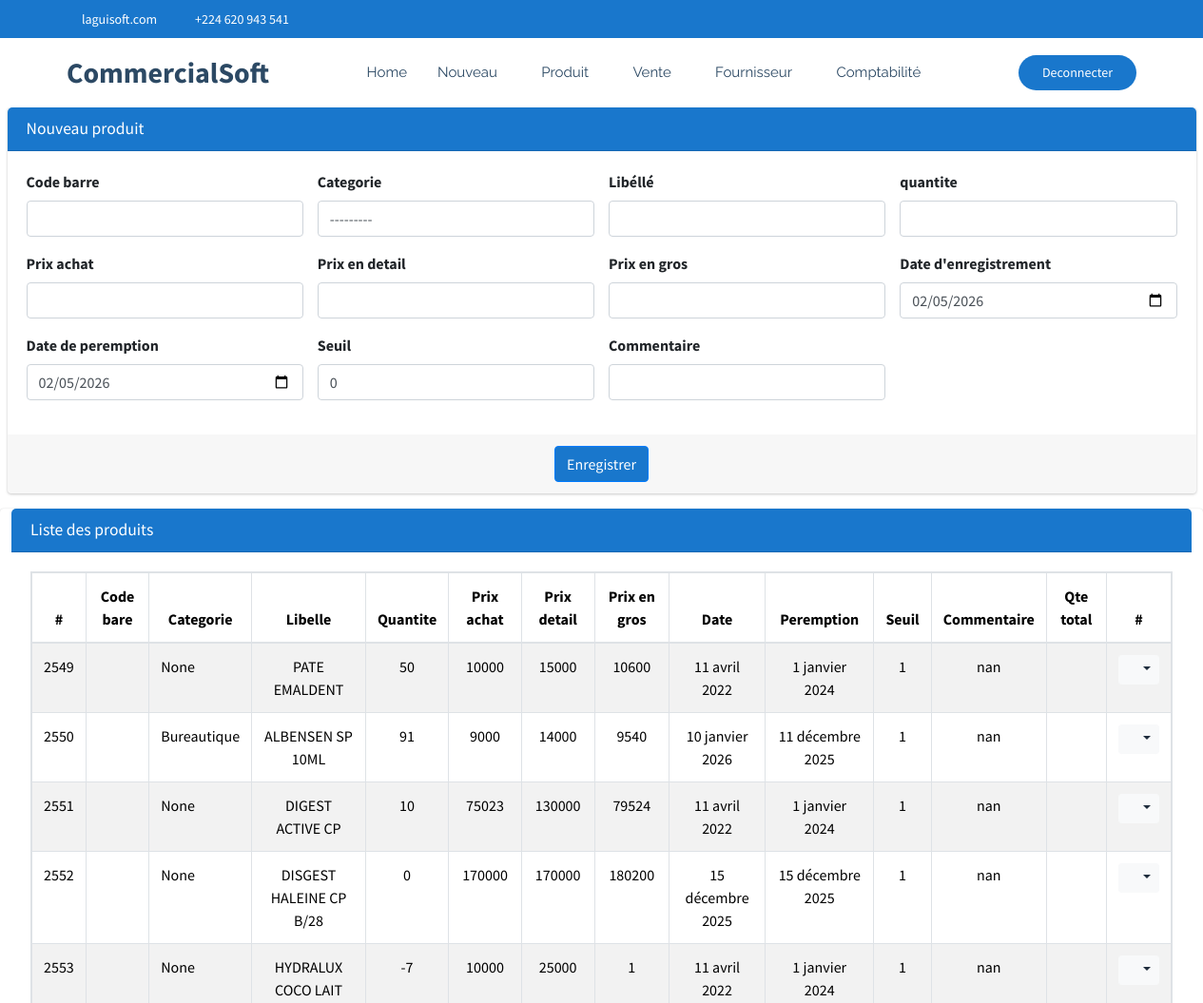
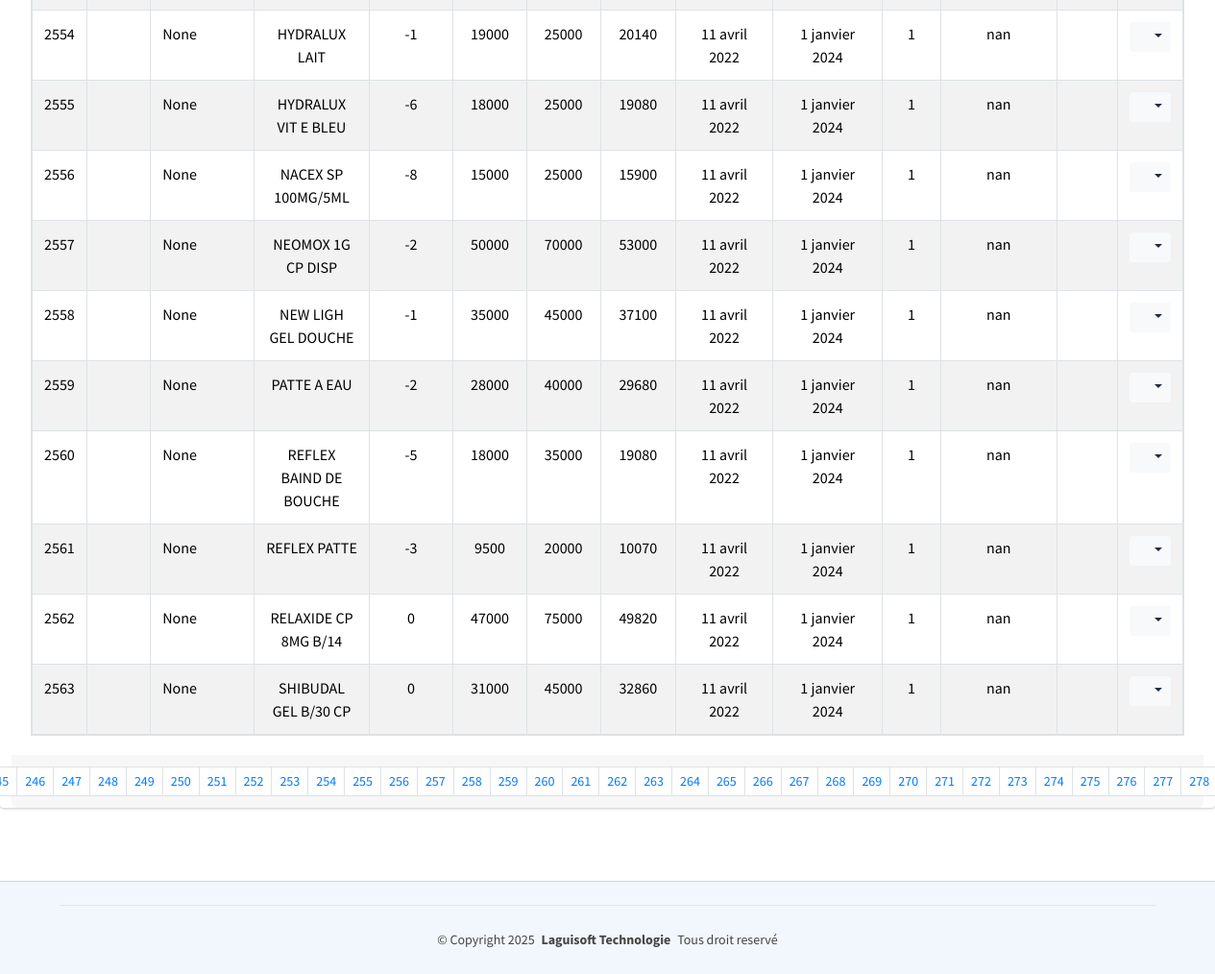
The page /commerce/produit/ (signed in) on the database its author committed (2 pictures, top to bottom).
### CommercialSoft/models.py (models this page shows, shortened)
class Produit(models.Model):
    codebare=models.CharField(max_length=100, unique=True, null=True, blank=True)
    categorie=models.ForeignKey(Categorie, on_delete=models.SET_NULL, null=True, blank=True)
    libelle=models.CharField(max_length=60, unique=True)
    quantite=models.IntegerField()
    prixAchat=models.DecimalField(max_digits=30, decimal_places=0)
    prixEnGros=models.DecimalField(max_digits=30, decimal_places=0)
    prixDetail=models.DecimalField(max_digits=30, decimal_places=0)
    autrePrix=models.DecimalField(max_digits=30, decimal_places=0, default=0)
    date=models.DateField(default=timezone.now)
    datePeremption=models.DateField(default=timezone.now)
    seuil=models.PositiveIntegerField(default=0)
    commentaire=models.CharField(max_length=60, null=True, blank=True)
    quantiteTotal=models.PositiveBigIntegerField(default=0)

class Categorie(models.Model):
    nom=models.CharField(max_length=30, unique=True)
    def __str__(self):
        return self.nom

### CommercialSoft/views.py (the view)
# urls.py: path('produit/', views.produit_list_create,name="commerce_produit"),
@login_required
def produit_list_create(request):
    if request.method == "POST":
        form = ProduitForm(request.POST)
        if form.is_valid():
            form.save()  # Sauvegarder après modification
            messages.success(request, "Produit créée avec succès !")
            return redirect('commerce_produit')
        else:
            messages.error(request, "Erreur lors de la création de la produit.")
    else:
        form = ProduitForm()
    produit = Produit.objects.all().order_by('id')
    paginator = Paginator(produit, 15)
    page = request.GET.get('page')
    paginated = paginator.get_page(page)
    return render(request, 'CommercialSoft/produit.html', {'form': form,'listes': paginated})

### CommercialSoft/forms.py
class ProduitForm(forms.ModelForm):
    class Meta:
        model = Produit
        fields = ['codebare','categorie','libelle','quantite','prixAchat','prixDetail','prixEnGros','date','datePeremption','seuil','commentaire']
        widgets = {
            'codebare': forms.TextInput(attrs={'class': 'form-control'}),
            'categorie': forms.Select(attrs={'class': 'form-control'}),
            'libelle': forms.TextInput(attrs={'class': 'form-control'}),
            'quantite': forms.NumberInput(attrs={'class': 'form-control'}),
            'prixAchat': forms.NumberInput(attrs={'class': 'form-control'}),
            'prixDetail': forms.NumberInput(attrs={'class': 'form-control'}),
            'prixEnGros': forms.NumberInput(attrs={'class': 'form-control'}),
            'date': forms.DateInput(attrs={'class': 'form-control', 'type': 'date','id':'idDateEnregistrement'}),
            'datePeremption': forms.DateInput(attrs={'class': 'form-control', 'type': 'date','id':'idDatePeremption'}),
            'seuil': forms.NumberInput(attrs={'class': 'form-control'}),
            'commentaire': forms.TextInput(attrs={'class': 'form-control'}),
        }

### CommercialSoft/templates/CommercialSoft/produit.html (shortened to what this page needs)
{% extends "CommercialSoft/starter-page.html" %}
{% load static %}
{% block css %}
    <link rel="stylesheet" href="{% static 'autre/plugins/fontawesome-free/css/all.min.css' %}">
    <link rel="stylesheet" href="https://code.ionicframework.com/ionicons/2.0.1/css/ionicons.min.css">
  <link rel="stylesheet" href="{% static 'autre/plugins/sweetalert2-theme-bootstrap-4/bootstrap-4.min.css' %}">
    <link rel="stylesheet" href="{% static 'autre/dist/css/adminlte.min.css' %}">
    <link rel="stylesheet" href="{% static 'autre/plugins/toastr/toastr.min.css' %}">
{% endblock %}
{% block corp %}
<section class="content pt-0">
  <div class="container-fluid">
    <div class="row">
      <div class="col-md-12">
        <div class="card card-primary">
          <div class="card-header">
            <h3 class="card-title">Nouveau produit</h3>
          </div>
          <form role="form" action="{% url 'commerce_produit' %}" method="post" id="patientForm">
            <div class="card-body">
              <div class="row">
                <div class="col-md-6 col-lg-3">
                  <div class="form-group">
                    <label for="codebare">Code barre</label>
                    {{ form.codebare }}
                  </div>
                </div>
                <div class="col-md-6 col-lg-3">
                  <div class="form-group">
                    <label for="categorie">Categorie</label>
                    {{ form.categorie }}
                  </div>
                </div>
                <div class="col-md-6 col-lg-3">
                  <div class="form-group">
                    <label for="libelle">Libéllé</label>
                    {{ form.libelle }}
                  </div>
                </div>
                <div class="col-md-6 col-lg-3">
                  <div class="form-group">
                    <label for="age">quantite</label>
                    {{ form.quantite }}
                  </div>
                </div>
              </div>
              <div class="row">
                <div class="col-md-6 col-lg-3">
                  <div class="form-group">
                    <label for="prixAchat">Prix achat</label>
                    {{ form.prixAchat }}
                  </div>
                </div>
                <div class="col-md-6 col-lg-3">
                  <div class="form-group">
                    <label for="prixDetail">Prix en detail</label>
                    {{ form.prixDetail }}
                  </div>
                </div>
                <div class="col-md-6 col-lg-3">
                  <div class="form-group">
                    <label for="prixEnGros">Prix en gros</label>
                    {{ form.prixEnGros }}
                  </div>
                </div>
                <div class="col-md-6 col-lg-3">
                  <div class="form-group">
                    <label for="date">Date d'enregistrement</label>
                    {{ form.date }}
                  </div>
                </div>
              </div>
              <div class="row">
                <div class="col-md-6 col-lg-3">
                  <div class="form-group">
                    <label for="datePeremption">Date de peremption</label>
                    {{ form.datePeremption }}
                  </div>
                </div>
                <div class="col-md-6 col-lg-3">
                  <div class="form-group">
                    <label for="seuil">Seuil</label>
                    {{ form.seuil }}
                  </div>
                </div>
                <div class="col-md-6 col-lg-3">
                  <div class="form-group">
                    <label for="commentaire">Commentaire</label>
                    {{ form.commentaire }}
                  </div>
                </div>
              </div>
            </div>
            <div class="card-footer text-center">
              <button type="submit" class="btn btn-primary {{ message }}">Enregistrer</button>
            </div>
          </form>
        </div>
      </div>
    </div>
     <div class="row">
      <div class="card card-primary">
        <div class="card-header">
          <h3 class="card-title">Liste des produits</h3>
        </div>
        <div class="card-body">
          <table class="table table-bordered table-hover table-striped table-responsive">
            <thead>
              <tr>
                <th style="width: 10px" class="text-center">#</th>
                <th class="text-center">Code bare</th>
                <th class="text-center">Categorie</th>
                <th class="text-center">Libelle</th>
                <th class="text-center">Quantite</th>
                <th class="text-center">Prix achat</th>
                <th class="text-center">Prix detail</th>
                <th class="text-center">Prix en gros</th>
                <th class="text-center">Date</th>
                <th class="text-center">Peremption</th>
                <th class="text-center">Seuil</th>
                <th class="text-center">Commentaire</th>
                <th class="text-center">Qte total</th>
                <th style="width: 40px" class="text-center">#</th>
              </tr>
            </thead>
            <tbody>
              {% if listes %}
                {% for liste in listes %}
                  <tr>
                    <td class="text-center">{{liste.id}}</td>
                    <td>{{liste.codebarre}}</td>
                    <td>{{liste.categorie}}</td>
                    <td class="text-center">{{liste.libelle}}</td>
                    <td class="text-center">{{liste.quantite}}</td>
                    <td class="text-center">{{liste.prixAchat}}</td>
                    <td class="text-center">{{liste.prixDetail}}</td>
                    <td class="text-center">{{liste.prixEnGros}}</td>
                    <td class="text-center">{{liste.date}}</td>
                    <td class="text-center">{{liste.datePeremption}}</td>
                    <td class="text-center">{{liste.seuil}}</td>
                    <td class="text-center">{{liste.commentaire}}</td>
                    <td class="text-center">{{patient.quantiteTotal}}</td>
                    <td class="text-center">
                      <div class="btn-group">
                        <button type="button" class="btn btn-sm btn-light dropdown-toggle" data-toggle="dropdown" aria-expanded="false">
                          <i class="fas fa-cogs"></i>
                        </button>
                      </div>
                    </td>
                  </tr>
                {% endfor %}
              {% else %}
                <tr>
                  <td colspan="14" class="text-center">Aucune ligine disponible pour le moment.</td>
                </tr>
              {% endif %}
            </tbody>
          </table>
        </div>
        <div class="card-footer clearfix">
          <ul class="pagination pagination-sm m-0 justify-content-center">
            <li class="page-item">
              {% for num in listes.paginator.page_range %}
                {% if listes.number == num %}
                  <li class="page-item"><a class="page-link" href="">{{ num }}</a></li>
                {% else %}
                  <li class="page-item"><a class="page-link" href="?page={{ num }}">{{ num }}</a></li>
                {% endif %}
              {% endfor %}
          </ul>
        </div>
      </div>
     </div>
  </div>
</section>
  {% endblock %}

### CommercialSoft/static/clinique/assets/css/main.css (style rules this page uses)
:root { --default-font: "Roboto", system-ui, -apple-system, "Segoe UI", Roboto, "Helvetica Neue", Arial, "Noto Sans", "Liberation Sans", sans-serif, "Apple Color Emoji", "Segoe UI Emoji", "Segoe UI Symbol", "Noto Color Emoji"; --heading-font: "Poppins", sans-serif; --nav-font: "Raleway", sans-serif; }
:root { --background-color: #ffffff; --default-color: #444444; --heading-color: #2c4964; --accent-color: #1977cc; --surface-color: #ffffff; --contrast-color: #ffffff; }
:root { --nav-color: #2c4964; --nav-hover-color: #1977cc; --nav-mobile-background-color: #ffffff; --nav-dropdown-background-color: #ffffff; --nav-dropdown-color: #2c4964; --nav-dropdown-hover-color: #1977cc; }
:root { scroll-behavior: smooth; }
body { color: var(--default-color); background-color: var(--background-color); font-family: var(--default-font); }
h1, h2, h3, h4, h5, h6 { color: var(--heading-color); font-family: var(--heading-font); }
section, .section { color: var(--default-color); background-color: var(--background-color); padding: 60px 0; scroll-margin-top: 72px; overflow: clip; }

### rows shown on the page
Produit: id "2549", categorie "None", libelle "PATE EMALDENT", quantite "50", prixAchat "10000", prixDetail "15000", prixEnGros "10600", date "11 avril 2022", datePeremption "1 janvier 2024", seuil "1", commentaire "nan"
Produit: id "2550", categorie "Bureautique", libelle "ALBENSEN SP 10ML", quantite "91", prixAchat "9000", prixDetail "14000", prixEnGros "9540", date "10 janvier 2026", datePeremption "11 décembre 2025", seuil "1", commentaire "nan"
Produit: id "2551", categorie "None", libelle "DIGEST ACTIVE CP", quantite "10", prixAchat "75023", prixDetail "130000", prixEnGros "79524", date "11 avril 2022", datePeremption "1 janvier 2024", seuil "1", commentaire "nan"
Produit: id "2552", categorie "None", libelle "DISGEST HALEINE CP B/28", quantite "0", prixAchat "170000", prixDetail "170000", prixEnGros "180200", date "15 décembre 2025", datePeremption "15 décembre 2025", seuil "1", commentaire "nan"
Produit: id "2553", categorie "None", libelle "HYDRALUX COCO LAIT", quantite "-7", prixAchat "10000", prixDetail "25000", prixEnGros "1", date "11 avril 2022", datePeremption "1 janvier 2024", seuil "1", commentaire "nan"
Produit: id "2554", categorie "None", libelle "HYDRALUX LAIT", quantite "-1", prixAchat "19000", prixDetail "25000", prixEnGros "20140", date "11 avril 2022", datePeremption "1 janvier 2024", seuil "1", commentaire "nan"
Produit: id "2555", categorie "None", libelle "HYDRALUX VIT E BLEU", quantite "-6", prixAchat "18000", prixDetail "25000", prixEnGros "19080", date "11 avril 2022", datePeremption "1 janvier 2024", seuil "1", commentaire "nan"
Produit: id "2556", categorie "None", libelle "NACEX SP 100MG/5ML", quantite "-8", prixAchat "15000", prixDetail "25000", prixEnGros "15900", date "11 avril 2022", datePeremption "1 janvier 2024", seuil "1", commentaire "nan"
Produit: id "2557", categorie "None", libelle "NEOMOX 1G CP DISP", quantite "-2", prixAchat "50000", prixDetail "70000", prixEnGros "53000", date "11 avril 2022", datePeremption "1 janvier 2024", seuil "1", commentaire "nan"
Produit: id "2558", categorie "None", libelle "NEW LIGH GEL DOUCHE", quantite "-1", prixAchat "35000", prixDetail "45000", prixEnGros "37100", date "11 avril 2022", datePeremption "1 janvier 2024", seuil "1", commentaire "nan"
Produit: id "2559", categorie "None", libelle "PATTE A EAU", quantite "-2", prixAchat "28000", prixDetail "40000", prixEnGros "29680", date "11 avril 2022", datePeremption "1 janvier 2024", seuil "1", commentaire "nan"
Produit: id "2560", categorie "None", libelle "REFLEX BAIND DE BOUCHE", quantite "-5", prixAchat "18000", prixDetail "35000", prixEnGros "19080", date "11 avril 2022", datePeremption "1 janvier 2024", seuil "1", commentaire "nan"
Produit: id "2561", categorie "None", libelle "REFLEX PATTE", quantite "-3", prixAchat "9500", prixDetail "20000", prixEnGros "10070", date "11 avril 2022", datePeremption "1 janvier 2024", seuil "1", commentaire "nan"
Produit: id "2562", categorie "None", libelle "RELAXIDE CP 8MG B/14", quantite "0", prixAchat "47000", prixDetail "75000", prixEnGros "49820", date "11 avril 2022", datePeremption "1 janvier 2024", seuil "1", commentaire "nan"
Produit: id "2563", categorie "None", libelle "SHIBUDAL GEL B/30 CP", quantite "0", prixAchat "31000", prixDetail "45000", prixEnGros "32860", date "11 avril 2022", datePeremption "1 janvier 2024", seuil "1", commentaire "nan"

### other values the page prints
{{ num }} "246" "247" "248" "249" "250" "251" "252" "253" "254" "255" "256" "257" "258" "259" "260" "261" "262" "263" "264" "265" "266" "267" "268" "269" "270" "271" "272" "273" "274" "275" "276" "277" "278"
